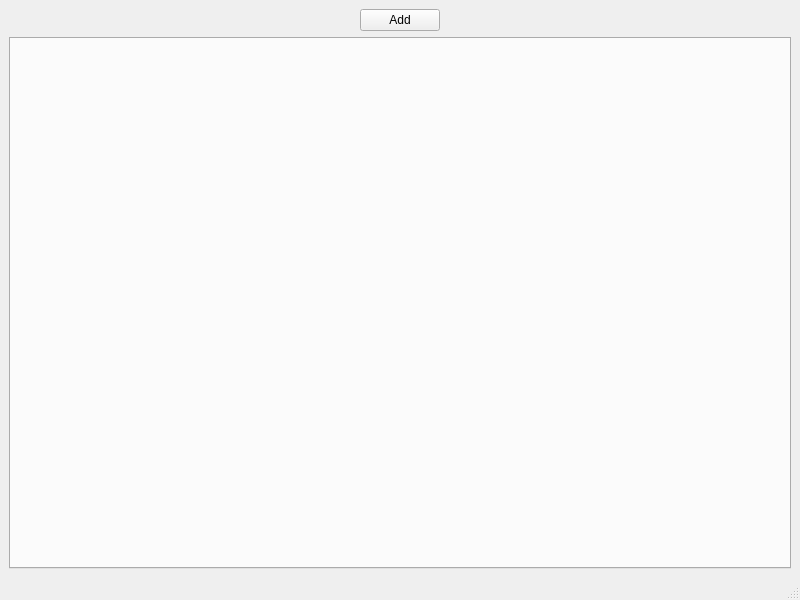
<?xml version="1.0" encoding="UTF-8"?>
<ui version="4.0">
 <class>MainWindow</class>
 <widget class="QMainWindow" name="MainWindow">
  <property name="geometry">
   <rect>
    <x>0</x>
    <y>0</y>
    <width>800</width>
    <height>600</height>
   </rect>
  </property>
  <property name="windowTitle">
   <string>MainWindow</string>
  </property>
  <widget class="QWidget" name="centralwidget">
   <layout class="QVBoxLayout" name="verticalLayout">
    <item>
     <layout class="QHBoxLayout" name="horizontalLayout">
      <item>
       <spacer name="horizontalSpacer">
        <property name="orientation">
         <enum>Qt::Horizontal</enum>
        </property>
        <property name="sizeHint" stdset="0">
         <size>
          <width>40</width>
          <height>20</height>
         </size>
        </property>
       </spacer>
      </item>
      <item>
       <widget class="QPushButton" name="pushButton">
        <property name="text">
         <string>Add</string>
        </property>
       </widget>
      </item>
      <item>
       <spacer name="horizontalSpacer_3">
        <property name="orientation">
         <enum>Qt::Horizontal</enum>
        </property>
        <property name="sizeHint" stdset="0">
         <size>
          <width>40</width>
          <height>20</height>
         </size>
        </property>
       </spacer>
      </item>
     </layout>
    </item>
    <item>
     <widget class="QTabWidget" name="tabWidget"/>
    </item>
   </layout>
  </widget>
  <widget class="QMenuBar" name="menubar">
   <property name="geometry">
    <rect>
     <x>0</x>
     <y>0</y>
     <width>800</width>
     <height>21</height>
    </rect>
   </property>
  </widget>
  <widget class="QStatusBar" name="statusbar"/>
 </widget>
 <resources/>
 <connections/>
</ui>
